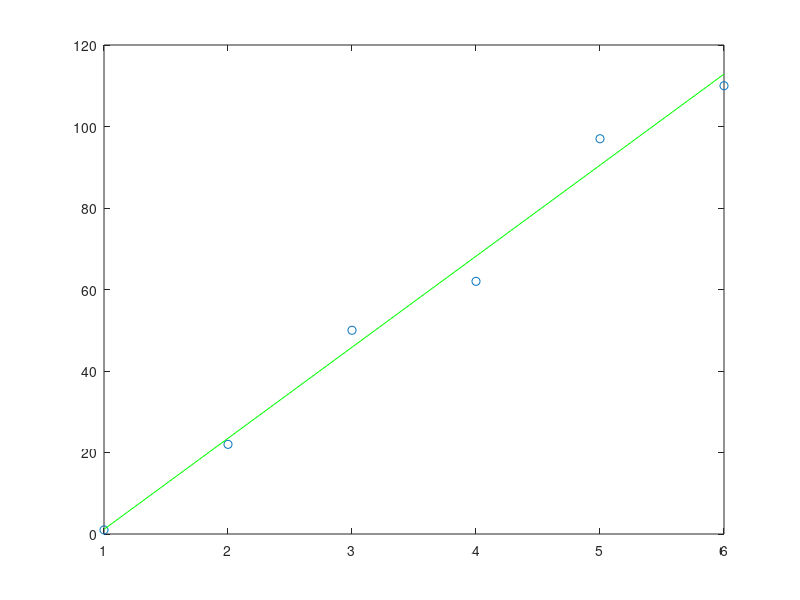

Write the MATLAB code that produced this figure. (Note: this script raises an error after producing the figure.)
%Randall, Logan
%Lab 18&19_polyfit,rand,noise
clc,clear,format compact

%linear Regression
% ◦ polyfit(x,y,n)
% ◦ polyval(P,X)
%• Linear regression is the most basic and commonly used 
%predictive analysis 
%• It attempts to model the relationship between two 
%variables by fitting a linear equation to observed data

% Interpolation
% ◦ interp1(x,y,xi)

% Random number
% ◦ rand and randn

% Data Analysis
%% polyfit and polyval
clc,clear,format compact
x=1:6;
y=[1 22 50 62 97 110];
P=polyfit(x,y,1);
y1=polyval(P,x);
plot(x,y,'o',x,y1,'g')
rms(y1)

%% Interpolation
clc,clear,format compact
t=0:5;
T1=[0 20 60 68 77 110];
T2=[0 25 62 67 82 103];
T3=[0 52 90 91 93 96];
a=interpl(t,T1,3.6)
b=interpl(t,T2,3.6)
c=interpl(t,T3,3.6)

%% Helpful Commands (randaom dice roll)
clc,clear,format compact
r1=6*rand(1,10)
d1=floor(r1+1);
d2=fix(r1+1);
d3=ceil(r1);
d4=round(r1+0.5);
xc=[1 2 3 4 5 6];
histogram(d3,xc)






